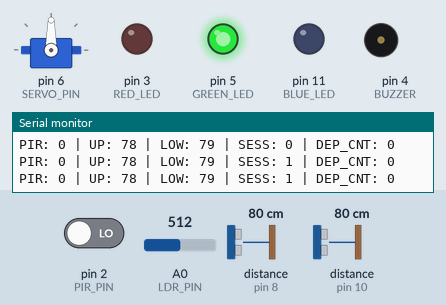
Simulated run of this sketch. Board: Arduino Uno, built with avr-gcc and run on an emulated ATmega328P. Parts: servo, output pins drawn as LEDs (lit = HIGH), buzzer (waves = sounding, pin HIGH), the last lines printed to the serial monitor. Wiring (inferred from the names in the program): 2 × ultrasonic range finder: trigger pin 7, echo pin 8 / trigger pin 9, echo pin 10. The inputs (shaded band) are chosen by the test bench; at power-on: A0 (LDR_PIN) = 512, distance to the obstacle (sensors on pin 10, pin 8) 80 cm, pin 2 (PIR_PIN) LOW. The echo pulse lasts 58.3 µs per cm; pins used as bus, display or sensor lines are not drawn.

Above: at 1.2 s.
1.3 s: A0 (LDR_PIN) set to 418
4.3 s: A0 (LDR_PIN) set to 384
At 4.58 s:
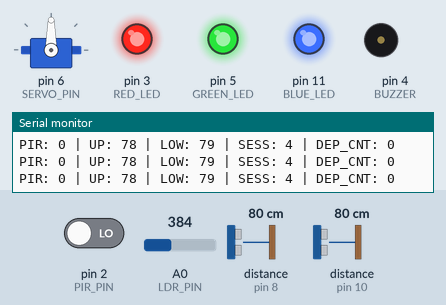
7.3 s: distance to the obstacle (sensor on pin 10) set to 33 cm
10.3 s: distance to the obstacle (sensor on pin 10) set to 28 cm
At 10.6 s:
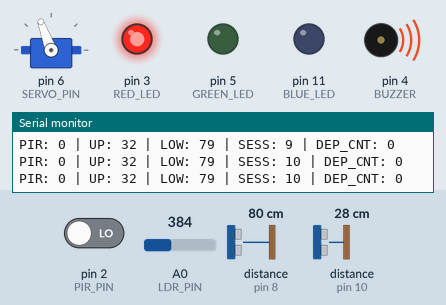
13.3 s: distance to the obstacle (sensor on pin 10) set to 35 cm
At 13.57 s:
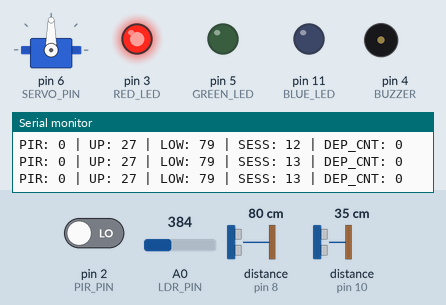
Timing chart, 0 to 20.3 s (numbered marks = the images above; inputs shaded):
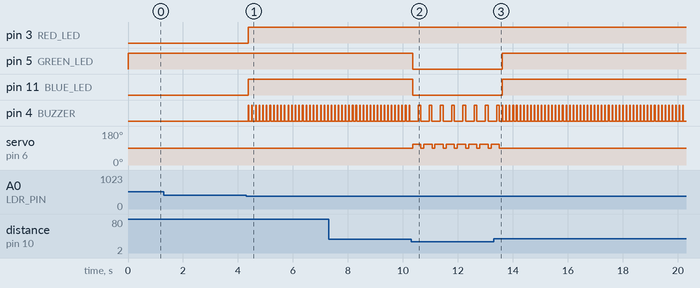

Measured:
- the behaviour switches between 400 and 399 on A0 (LDR_PIN) (found by bisection; images 0 and 1)
- the behaviour switches between 31 and 30 cm on distance to the obstacle (sensor on pin 10) (found by bisection; images 1 and 2)
- after the input at 4.3 s, pin 3 (RED_LED), pin 11 (BLUE_LED): LOW → HIGH after 0.08 s; pin 4 (BUZZER): alternates HIGH for 0.02 s and LOW for 0.11 s, starting after 0.08 s
- after the input at 10.3 s, pin 5 (GREEN_LED), pin 11 (BLUE_LED): HIGH → LOW after 0.05 s; pin 4 (BUZZER): alternates HIGH for 0.10 s and LOW for 0.31 s, starting after 0.25 s; servo on pin 6 (SERVO_PIN): alternates 110° for 0.30 s and 90° for 0.11 s, starting after 0.05 s
- after the input at 13.3 s, pin 5 (GREEN_LED), pin 11 (BLUE_LED): LOW → HIGH after 0.32 s; servo on pin 6 (SERVO_PIN): goes on until 13.5 s, then stays 90°

The sketch:

Code.ino
```cpp
#include <Servo.h>

// --- Pin Definitions ---
const int TRIG_1 = 9;  const int ECHO_1 = 10; // Upper (Posture)
const int TRIG_2 = 7;  const int ECHO_2 = 8;  // Lower (Presence)
const int PIR_PIN = 2;
const int LDR_PIN = A0;
const int BUZZER  = 4;
const int RED_LED = 3; const int GREEN_LED = 5; const int BLUE_LED = 11;
const int SERVO_PIN = 6;

// --- Thresholds ---
const int POSTURE_THRESHOLD = 30; // Slouching if < 30cm
const int PRESENT_THRESHOLD = 70; // User present if Lower sensor < 70cm
const int LIGHT_THRESHOLD = 400; // Ambient light threshold (0-1023)
const unsigned long BREAK_INTERVAL = 2700000;
const unsigned long STAY_AWAKE_TIMEOUT = 300000;

// --- Global Variables ---
Servo headServo;
unsigned long studyStartTime = 0;
unsigned long lastMotionDetectedTime = 0;
bool userInChair = false;
int departureCounter = 0;

void setup() {
  pinMode(TRIG_1, OUTPUT); pinMode(ECHO_1, INPUT);
  pinMode(TRIG_2, OUTPUT); pinMode(ECHO_2, INPUT);
  pinMode(PIR_PIN, INPUT);
  pinMode(BUZZER, OUTPUT);
  pinMode(RED_LED, OUTPUT); pinMode(GREEN_LED, OUTPUT); pinMode(BLUE_LED, OUTPUT);

  headServo.attach(SERVO_PIN);
  headServo.write(90);
  Serial.begin(9600);
  Serial.println("DUAL-SENSOR SYSTEM START");
}

void loop() {
  // 1. READ SENSORS
  bool pirMotion = digitalRead(PIR_PIN);
  long distUpper = getDistance(TRIG_1, ECHO_1);
  long distLower = getDistance(TRIG_2, ECHO_2);

  // 2. PIR TRACKING
  if (pirMotion == HIGH) {
    lastMotionDetectedTime = millis();
  }

  // 3. PHYSICAL PRESENCE (LOWER SENSOR)
  // We check if the lower sensor sees an object within range
  userInChair = (distLower > 0 && distLower < PRESENT_THRESHOLD);

  // 4. DEPARTURE LOGIC (The "Fix")
  // The user is only "Gone" if PIR is silent AND the distance sensor sees an empty chair
  bool pirTimedOut = (millis() - lastMotionDetectedTime > STAY_AWAKE_TIMEOUT);

  if (pirTimedOut && !userInChair) {
    departureCounter++; // Increment only if BOTH sensors agree you are gone
  } else {
    departureCounter = 0; // Reset if either sensor sees you
  }

  // 5. SYSTEM STATE MACHINE
  if (departureCounter < 10) {
    // --- USER IS PRESENT ---
    if (studyStartTime == 0) {
      studyStartTime = millis();
      Serial.println(">>> SESSION STARTED <<<");
    }

    // Posture Guard (Upper Sensor)
    if (distUpper < POSTURE_THRESHOLD && distUpper > 0) {
      handlePostureAlert();
    } else {
      handleEnvironmentLogic(); // Checks light and handles sound/LED
    }

    // Pomodoro Check
    if (millis() - studyStartTime > BREAK_INTERVAL) {
      handleBreakAlert();
    }

  } else {
    // --- USER IS NOT PRESENT (SYSTEM SLEEP) ---
    if (studyStartTime != 0) {
      Serial.println(">>> USER LEFT: RESETTING SESSION <<<");
    }
    studyStartTime = 0;
    setLED(0, 0, 0);
    digitalWrite(BUZZER, LOW);
  }

  printDebug(distUpper, distLower, pirMotion);
  delay(100);
}

// Fixed Environment Logic with Sound
void handleEnvironmentLogic() {
  int lightLevel = analogRead(LDR_PIN);
  if (lightLevel < LIGHT_THRESHOLD) {
    setLED(255, 255, 255); // White light
    // Environment chirp: Short and low frequency
    digitalWrite(BUZZER, HIGH);
    delay(20);
    digitalWrite(BUZZER, LOW);
  } else {
    setLED(0, 255, 0); // Green: Good posture & Good light
    digitalWrite(BUZZER, LOW);
  }
}
// Helper to get distance from a specific sensor
long getDistance(int trig, int echo) {
  digitalWrite(trig, LOW); delayMicroseconds(2);
  digitalWrite(trig, HIGH); delayMicroseconds(10);
  digitalWrite(trig, LOW);
  long dur = pulseIn(echo, HIGH, 25000);
  return (dur > 0) ? (dur * 0.034 / 2) : -1;
}

void printDebug(long d1, long d2, bool pir) {
  unsigned long elapsed = (studyStartTime == 0) ? 0 : (millis() - studyStartTime) / 1000;
  Serial.print("PIR: "); Serial.print(pir);
  Serial.print(" | UP: "); Serial.print(d1);
  Serial.print(" | LOW: "); Serial.print(d2);
  Serial.print(" | SESS: "); Serial.print(elapsed);
  Serial.print(" | DEP_CNT: "); Serial.println(departureCounter);
}

// [Include handlePostureAlert, handleEnvironmentLogic, handleBreakAlert, setLED from previous versions]
void handlePostureAlert() {
  setLED(255, 0, 0);
  headServo.write(110); delay(200);
  digitalWrite(BUZZER, HIGH); delay(100); digitalWrite(BUZZER, LOW);
  headServo.write(90);
}


void handleBreakAlert() {
  setLED(0, 0, 255);
  digitalWrite(BUZZER, HIGH);
  for(int i=0; i<2; i++) {
    headServo.write(110); delay(300);
    headServo.write(70);  delay(300);
  }
  digitalWrite(BUZZER, LOW);
  headServo.write(90);
  studyStartTime = millis();
}

void setLED(int r, int g, int b) {
  analogWrite(RED_LED, r);
  analogWrite(GREEN_LED, g);
  analogWrite(BLUE_LED, b);
}
```
